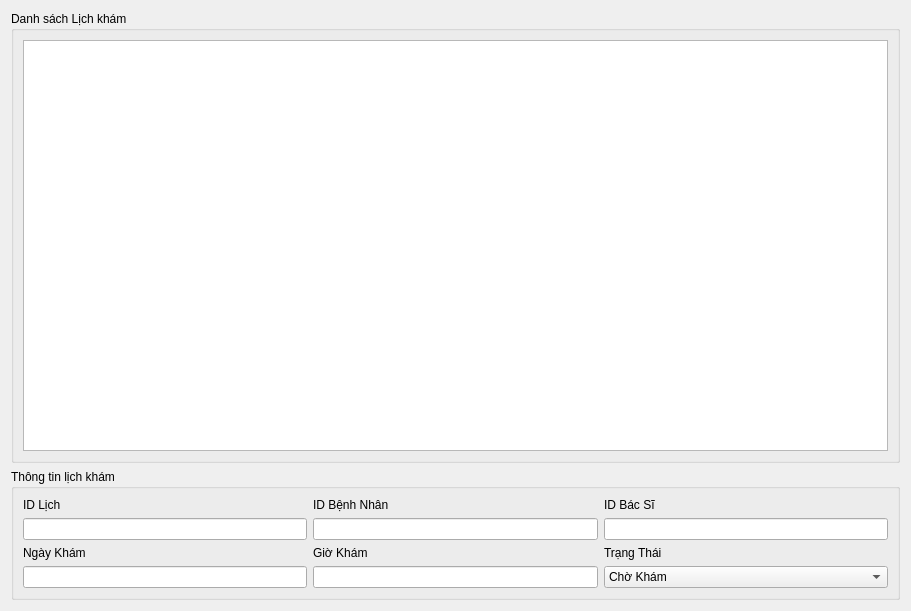
<?xml version="1.0" encoding="UTF-8"?>
<ui version="4.0">
 <class>FormLichKham</class>
 <widget class="QWidget" name="FormLichKham">
  <property name="geometry">
   <rect>
    <x>0</x>
    <y>0</y>
    <width>911</width>
    <height>611</height>
   </rect>
  </property>
  <layout class="QVBoxLayout">
   <item>
    <widget class="QGroupBox" name="groupList">
     <property name="title">
      <string>Danh sách Lịch khám</string>
     </property>
     <layout class="QVBoxLayout">
      <item>
       <widget class="QTableWidget" name="tableLichKham"/>
      </item>
     </layout>
    </widget>
   </item>
   <item>
    <widget class="QGroupBox" name="groupEdit">
     <property name="maximumSize">
      <size>
       <width>16777215</width>
       <height>220</height>
      </size>
     </property>
     <property name="title">
      <string>Thông tin lịch khám</string>
     </property>
     <layout class="QGridLayout">
      <item row="0" column="0">
       <widget class="QLabel" name="label">
        <property name="text">
         <string>ID Lịch</string>
        </property>
       </widget>
      </item>
      <item row="1" column="0">
       <widget class="QLineEdit" name="txtIDLich"/>
      </item>
      <item row="0" column="1">
       <widget class="QLabel" name="label">
        <property name="text">
         <string>ID Bệnh Nhân</string>
        </property>
       </widget>
      </item>
      <item row="1" column="1">
       <widget class="QLineEdit" name="txtIDBN_Lich"/>
      </item>
      <item row="0" column="2">
       <widget class="QLabel" name="label">
        <property name="text">
         <string>ID Bác Sĩ</string>
        </property>
       </widget>
      </item>
      <item row="1" column="2">
       <widget class="QLineEdit" name="txtIDBS_Lich"/>
      </item>
      <item row="2" column="0">
       <widget class="QLabel" name="label">
        <property name="text">
         <string>Ngày Khám</string>
        </property>
       </widget>
      </item>
      <item row="3" column="0">
       <widget class="QLineEdit" name="txtNgayKham"/>
      </item>
      <item row="2" column="1">
       <widget class="QLabel" name="label">
        <property name="text">
         <string>Giờ Khám</string>
        </property>
       </widget>
      </item>
      <item row="3" column="1">
       <widget class="QLineEdit" name="txtGioKham"/>
      </item>
      <item row="3" column="2">
       <widget class="QComboBox" name="comboBoxTrangThai">
        <item>
         <property name="text">
          <string>Chờ Khám</string>
         </property>
        </item>
        <item>
         <property name="text">
          <string>Đang Khám</string>
         </property>
        </item>
        <item>
         <property name="text">
          <string>Đã Hủy</string>
         </property>
        </item>
        <item>
         <property name="text">
          <string>Đã Xong</string>
         </property>
        </item>
       </widget>
      </item>
      <item row="2" column="2">
       <widget class="QLabel" name="label_2">
        <property name="text">
         <string>Trạng Thái</string>
        </property>
       </widget>
      </item>
     </layout>
    </widget>
   </item>
  </layout>
 </widget>
 <resources/>
 <connections/>
</ui>
